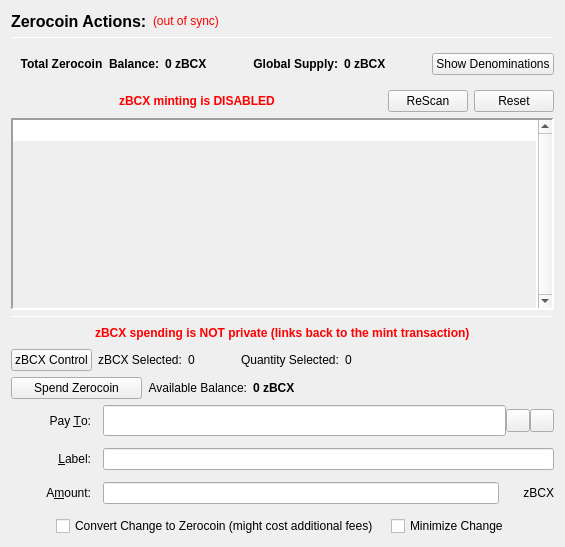
                  <widget class="QFrame" name="verticalFrameLeft">
                   <layout class="QVBoxLayout" name="verticalLayout_2">
                    <item>
                     <layout class="QVBoxLayout" name="verticalLayout_3">
                      <item>
                       <layout class="QHBoxLayout" name="horizontalLayout_3">
                        <item>
                         <widget class="QLabel" name="labelzBCXActions">
                          <property name="font">
                           <font>
                            <pointsize>12</pointsize>
                            <weight>75</weight>
                            <bold>true</bold>
                           </font>
                          </property>
                          <property name="text">
                           <string>Zerocoin Actions:</string>
                          </property>
                          <property name="alignment">
                           <set>Qt::AlignLeading|Qt::AlignLeft|Qt::AlignVCenter</set>
                          </property>
                         </widget>
                        </item>
                        <item>
                         <widget class="QLabel" name="labelzBCXSyncStatus">
                          <property name="toolTip">
                           <string>The displayed information may be out of date. Your wallet automatically synchronizes with the BitcoinFlex network after a connection is established, but this process has not completed yet.</string>
                          </property>
                          <property name="styleSheet">
                           <string notr="true">QLabel { color: red; }</string>
                          </property>
                          <property name="text">
                           <string notr="true">(out of sync)</string>
                          </property>
                          <property name="alignment">
                           <set>Qt::AlignLeading|Qt::AlignLeft|Qt::AlignVCenter</set>
                          </property>
                         </widget>
                        </item>
                        <item>
                         <spacer name="horizontalSpacer">
                          <property name="orientation">
                           <enum>Qt::Horizontal</enum>
                          </property>
                          <property name="sizeHint" stdset="0">
                           <size>
                            <width>40</width>
                            <height>20</height>
                           </size>
                          </property>
                         </spacer>
                        </item>
                       </layout>
                      </item>
                      <item>
                       <widget class="Line" name="lineUpperLeft">
                        <property name="minimumSize">
                         <size>
                          <width>0</width>
                          <height>1</height>
                         </size>
                        </property>
                        <property name="maximumSize">
                         <size>
                          <width>16777215</width>
                          <height>1</height>
                         </size>
                        </property>
                        <property name="frameShadow">
                         <enum>QFrame::Sunken</enum>
                        </property>
                        <property name="orientation">
                         <enum>Qt::Horizontal</enum>
                        </property>
                       </widget>
                      </item>
                      <item>
                       <widget class="QFrame" name="balanceSupplyFrame">
                        <layout class="QHBoxLayout" name="horizontalLayout_2" stretch="0,0,0,1,0">
                         <property name="rightMargin">
                          <number>0</number>
                         </property>
                         <item>
                          <layout class="QHBoxLayout" name="horizontalLayout_34">
                           <item>
                            <widget class="QLabel" name="labelzAvailableText_3">
                             <property name="font">
                              <font>
                               <weight>75</weight>
                               <bold>true</bold>
                              </font>
                             </property>
                             <property name="toolTip">
                              <string>Total Balance including unconfirmed and immature zBCX</string>
                             </property>
                             <property name="text">
                              <string>Total Zerocoin  Balance:</string>
                             </property>
                             <property name="alignment">
                              <set>Qt::AlignRight|Qt::AlignTrailing|Qt::AlignVCenter</set>
                             </property>
                            </widget>
                           </item>
                           <item>
                            <widget class="QLabel" name="labelzAvailableAmount_4">
                             <property name="minimumSize">
                              <size>
                               <width>40</width>
                               <height>0</height>
                              </size>
                             </property>
                             <property name="font">
                              <font>
                               <weight>75</weight>
                               <bold>true</bold>
                              </font>
                             </property>
                             <property name="toolTip">
                              <string>Total Balance including unconfirmed and immature zBCX</string>
                             </property>
                             <property name="text">
                              <string>0 zBCX</string>
                             </property>
                             <property name="alignment">
                              <set>Qt::AlignLeading|Qt::AlignLeft|Qt::AlignVCenter</set>
                             </property>
                            </widget>
                           </item>
                          </layout>
                         </item>
                         <item>
                          <spacer name="horizontalSpacer_32">
                           <property name="orientation">
                            <enum>Qt::Horizontal</enum>
                           </property>
                           <property name="sizeHint" stdset="0">
                            <size>
                             <width>40</width>
                             <height>20</height>
                            </size>
                           </property>
                          </spacer>
                         </item>
                         <item>
                          <layout class="QHBoxLayout" name="horizontalLayout_35">
                           <item>
                            <widget class="QLabel" name="labelZsupplyText_2">
                             <property name="font">
                              <font>
                               <weight>75</weight>
                               <bold>true</bold>
                              </font>
                             </property>
                             <property name="text">
                              <string>Global Supply:</string>
                             </property>
                             <property name="alignment">
                              <set>Qt::AlignRight|Qt::AlignTrailing|Qt::AlignVCenter</set>
                             </property>
                            </widget>
                           </item>
                           <item>
                            <widget class="QLabel" name="labelZsupplyAmount_2">
                             <property name="font">
                              <font>
                               <weight>75</weight>
                               <bold>true</bold>
                              </font>
                             </property>
                             <property name="text">
                              <string>0 zBCX</string>
                             </property>
                            </widget>
                           </item>
                          </layout>
                         </item>
                         <item>
                          <spacer name="horizontalSpacer_31">
                           <property name="orientation">
                            <enum>Qt::Horizontal</enum>
                           </property>
                           <property name="sizeHint" stdset="0">
                            <size>
                             <width>40</width>
                             <height>20</height>
                            </size>
                           </property>
                          </spacer>
                         </item>
                         <item>
                          <widget class="QPushButton" name="pushButtonShowDenoms">
                           <property name="toolTip">
                            <string>Show zBCX denominations list</string>
                           </property>
                           <property name="text">
                            <string>Show Denominations</string>
                           </property>
                          </widget>
                         </item>
                        </layout>
                       </widget>
                      </item>
                      <item>
                       <layout class="QHBoxLayout" name="horizontalLayout_4">
                        <item>
                         <spacer name="horizontalSpacer_2">
                          <property name="orientation">
                           <enum>Qt::Horizontal</enum>
                          </property>
                          <property name="sizeHint" stdset="0">
                           <size>
                            <width>40</width>
                            <height>20</height>
                           </size>
                          </property>
                         </spacer>
                        </item>
                        <item>
                         <widget class="QLabel" name="label">
                          <property name="styleSheet">
                           <string notr="true">color: red;
font-weight: bold;</string>
                          </property>
                          <property name="text">
                           <string>zBCX minting is DISABLED</string>
                          </property>
                         </widget>
                        </item>
                        <item>
                         <spacer name="horizontalSpacer_3">
                          <property name="orientation">
                           <enum>Qt::Horizontal</enum>
                          </property>
                          <property name="sizeHint" stdset="0">
                           <size>
                            <width>40</width>
                            <height>20</height>
                           </size>
                          </property>
                         </spacer>
                        </item>
                        <item>
                         <widget class="QPushButton" name="pushButtonMintReset">
                          <property name="maximumSize">
                           <size>
                            <width>80</width>
                            <height>16777215</height>
                           </size>
                          </property>
                          <property name="toolTip">
                           <string>Rescan the complete blockchain for  Zerocoin mints and their meta-data.</string>
                          </property>
                          <property name="text">
                           <string>ReScan</string>
                          </property>
                         </widget>
                        </item>
                        <item>
                         <widget class="QPushButton" name="pushButtonSpentReset">
                          <property name="maximumSize">
                           <size>
                            <width>80</width>
                            <height>16777215</height>
                           </size>
                          </property>
                          <property name="toolTip">
                           <string>Reset Zerocoin Wallet DB. Deletes transactions that did not make it into the blockchain.</string>
                          </property>
                          <property name="text">
                           <string>Reset</string>
                          </property>
                         </widget>
                        </item>
                       </layout>
                      </item>
                      <item>
                       <widget class="QPlainTextEdit" name="TEMintStatus">
                        <property name="font">
                         <font>
                          <pointsize>8</pointsize>
                         </font>
                        </property>
                        <property name="toolTip">
                         <string>Status and/or Mesages from the last Mint Action.</string>
                        </property>
                        <property name="frameShape">
                         <enum>QFrame::Panel</enum>
                        </property>
                        <property name="frameShadow">
                         <enum>QFrame::Sunken</enum>
                        </property>
                        <property name="lineWidth">
                         <number>2</number>
                        </property>
                        <property name="midLineWidth">
                         <number>2</number>
                        </property>
                        <property name="verticalScrollBarPolicy">
                         <enum>Qt::ScrollBarAlwaysOn</enum>
                        </property>
                        <property name="horizontalScrollBarPolicy">
                         <enum>Qt::ScrollBarAlwaysOff</enum>
                        </property>
                        <property name="readOnly">
                         <bool>true</bool>
                        </property>
                        <property name="plainText">
                         <string notr="true"/>
                        </property>
                        <property name="backgroundVisible">
                         <bool>true</bool>
                        </property>
                       </widget>
                      </item>
                      <item>
                       <widget class="Line" name="line">
                        <property name="minimumSize">
                         <size>
                          <width>0</width>
                          <height>1</height>
                         </size>
                        </property>
                        <property name="maximumSize">
                         <size>
                          <width>16777215</width>
                          <height>1</height>
                         </size>
                        </property>
                        <property name="orientation">
                         <enum>Qt::Horizontal</enum>
                        </property>
                       </widget>
                      </item>
                      <item>
                       <layout class="QHBoxLayout" name="horizontalLayout_7">
                        <item>
                         <spacer name="horizontalSpacer_18">
                          <property name="orientation">
                           <enum>Qt::Horizontal</enum>
                          </property>
                          <property name="sizeHint" stdset="0">
                           <size>
                            <width>40</width>
                            <height>20</height>
                           </size>
                          </property>
                         </spacer>
                        </item>
                        <item>
                         <widget class="QLabel" name="label_2">
                          <property name="styleSheet">
                           <string notr="true">color: red;
font-weight: bold;</string>
                          </property>
                          <property name="text">
                           <string>zBCX spending is NOT private (links back to the mint transaction)</string>
                          </property>
                         </widget>
                        </item>
                        <item>
                         <spacer name="horizontalSpacer_30">
                          <property name="orientation">
                           <enum>Qt::Horizontal</enum>
                          </property>
                          <property name="sizeHint" stdset="0">
                           <size>
                            <width>40</width>
                            <height>20</height>
                           </size>
                          </property>
                         </spacer>
                        </item>
                       </layout>
                      </item>
                      <item>
                       <layout class="QHBoxLayout" name="horizontalLayout_24">
                        <property name="leftMargin">
                         <number>0</number>
                        </property>
                        <property name="bottomMargin">
                         <number>0</number>
                        </property>
                        <item>
                         <widget class="QPushButton" name="pushButtonZPivControl">
                          <property name="text">
                           <string>zBCX Control</string>
                          </property>
                         </widget>
                        </item>
                        <item>
                         <widget class="QLabel" name="labelzPivSelected">
                          <property name="text">
                           <string>zBCX Selected:</string>
                          </property>
                         </widget>
                        </item>
                        <item>
                         <widget class="QLabel" name="labelzPivSelected_int">
                          <property name="text">
                           <string>0</string>
                          </property>
                         </widget>
                        </item>
                        <item>
                         <spacer name="horizontalSpacer_17">
                          <property name="orientation">
                           <enum>Qt::Horizontal</enum>
                          </property>
                          <property name="sizeType">
                           <enum>QSizePolicy::Fixed</enum>
                          </property>
                          <property name="sizeHint" stdset="0">
                           <size>
                            <width>40</width>
                            <height>20</height>
                           </size>
                          </property>
                         </spacer>
                        </item>
                        <item>
                         <widget class="QLabel" name="labelQuantitySelected">
                          <property name="text">
                           <string>Quantity Selected:</string>
                          </property>
                         </widget>
                        </item>
                        <item>
                         <widget class="QLabel" name="labelQuantitySelected_int">
                          <property name="text">
                           <string>0</string>
                          </property>
                         </widget>
                        </item>
                        <item>
                         <spacer name="horizontalSpacer_19">
                          <property name="orientation">
                           <enum>Qt::Horizontal</enum>
                          </property>
                          <property name="sizeHint" stdset="0">
                           <size>
                            <width>40</width>
                            <height>20</height>
                           </size>
                          </property>
                         </spacer>
                        </item>
                       </layout>
                      </item>
                      <item>
                       <layout class="QHBoxLayout" name="horizontalLayout_6">
                        <item>
                         <widget class="QPushButton" name="pushButtonSpendzBCX">
                          <property name="minimumSize">
                           <size>
                            <width>131</width>
                            <height>0</height>
                           </size>
                          </property>
                          <property name="toolTip">
                           <string>Spend Zerocoin. Without 'Pay To:' address creates payments to yourself.</string>
                          </property>
                          <property name="text">
                           <string>Spend Zerocoin</string>
                          </property>
                         </widget>
                        </item>
                        <item>
                         <widget class="QLabel" name="labelzBCXBalanceText">
                          <property name="toolTip">
                           <string>Available (mature and spendable) zBCX for spending</string>
                          </property>
                          <property name="text">
                           <string>Available Balance:</string>
                          </property>
                          <property name="alignment">
                           <set>Qt::AlignRight|Qt::AlignTrailing|Qt::AlignVCenter</set>
                          </property>
                         </widget>
                        </item>
                        <item>
                         <widget class="QLabel" name="labelzAvailableAmount_2">
                          <property name="font">
                           <font>
                            <weight>75</weight>
                            <bold>true</bold>
                           </font>
                          </property>
                          <property name="toolTip">
                           <string>Available (mature and spendable) zBCX for spending

zBCX are mature when they have more than 20 confirmations AND more than 2 mints of the same denomination after them were minted</string>
                          </property>
                          <property name="text">
                           <string>0 zBCX</string>
                          </property>
                          <property name="alignment">
                           <set>Qt::AlignLeading|Qt::AlignLeft|Qt::AlignVCenter</set>
                          </property>
                         </widget>
                        </item>
                        <item>
                         <spacer name="horizontalSpacer_4">
                          <property name="orientation">
                           <enum>Qt::Horizontal</enum>
                          </property>
                          <property name="sizeHint" stdset="0">
                           <size>
                            <width>40</width>
                            <height>20</height>
                           </size>
                          </property>
                         </spacer>
                        </item>
                       </layout>
                      </item>
                      <item>
                       <layout class="QGridLayout" name="gridLayout_7">
                        <property name="spacing">
                         <number>12</number>
                        </property>
                        <item row="0" column="0">
                         <widget class="QLabel" name="payToLabel">
                          <property name="minimumSize">
                           <size>
                            <width>80</width>
                            <height>0</height>
                           </size>
                          </property>
                          <property name="text">
                           <string>Pay &amp;To:</string>
                          </property>
                          <property name="alignment">
                           <set>Qt::AlignRight|Qt::AlignTrailing|Qt::AlignVCenter</set>
                          </property>
                          <property name="buddy">
                           <cstring>payTo</cstring>
                          </property>
                         </widget>
                        </item>
                        <item row="0" column="1">
                         <layout class="QHBoxLayout" name="payToLayout">
                          <property name="spacing">
                           <number>0</number>
                          </property>
                          <item>
                           <widget class="QValidatedLineEdit" name="payTo">
                            <property name="enabled">
                             <bool>true</bool>
                            </property>
                            <property name="minimumSize">
                             <size>
                              <width>0</width>
                              <height>31</height>
                             </size>
                            </property>
                            <property name="toolTip">
                             <string>The BitcoinFlex address to send the payment to. Creates local payment to yourself when empty.</string>
                            </property>
                           </widget>
                          </item>
                          <item>
                           <widget class="QToolButton" name="addressBookButton">
                            <property name="toolTip">
                             <string>Choose previously used address</string>
                            </property>
                            <property name="text">
                             <string/>
                            </property>
                            <property name="icon">
                             <iconset resource="../bitcoinflex.qrc">
                              <normaloff>:/icons/address-book</normaloff>:/icons/address-book</iconset>
                            </property>
                            <property name="shortcut">
                             <string>Alt+A</string>
                            </property>
                           </widget>
                          </item>
                          <item>
                           <widget class="QToolButton" name="pasteButton">
                            <property name="toolTip">
                             <string>Paste address from clipboard</string>
                            </property>
                            <property name="text">
                             <string/>
                            </property>
                            <property name="icon">
                             <iconset resource="../bitcoinflex.qrc">
                              <normaloff>:/icons/editpaste</normaloff>:/icons/editpaste</iconset>
                            </property>
                            <property name="shortcut">
                             <string>Alt+P</string>
                            </property>
                           </widget>
                          </item>
                         </layout>
                        </item>
                        <item row="1" column="0">
                         <widget class="QLabel" name="labelLabel">
                          <property name="minimumSize">
                           <size>
                            <width>80</width>
                            <height>0</height>
                           </size>
                          </property>
                          <property name="text">
                           <string>&amp;Label:</string>
                          </property>
                          <property name="alignment">
                           <set>Qt::AlignRight|Qt::AlignTrailing|Qt::AlignVCenter</set>
                          </property>
                          <property name="buddy">
                           <cstring>addAsLabel</cstring>
                          </property>
                         </widget>
                        </item>
                        <item row="1" column="1">
                         <widget class="QLineEdit" name="addAsLabel">
                          <property name="toolTip">
                           <string>Enter a label for this address to add it to the list of used addresses</string>
                          </property>
                         </widget>
                        </item>
                        <item row="2" column="0">
                         <widget class="QLabel" name="amountLabel">
                          <property name="minimumSize">
                           <size>
                            <width>80</width>
                            <height>0</height>
                           </size>
                          </property>
                          <property name="text">
                           <string>A&amp;mount:</string>
                          </property>
                          <property name="alignment">
                           <set>Qt::AlignRight|Qt::AlignTrailing|Qt::AlignVCenter</set>
                          </property>
                          <property name="buddy">
                           <cstring>zBCXpayAmount</cstring>
                          </property>
                         </widget>
                        </item>
                        <item row="2" column="1">
                         <layout class="QHBoxLayout" name="horizontalLayout_9">
                          <property name="spacing">
                           <number>0</number>
                          </property>
                          <item>
                           <widget class="QLineEdit" name="zBCXpayAmount"/>
                          </item>
                          <item>
                           <widget class="QLabel" name="labelzBCX">
                            <property name="minimumSize">
                             <size>
                              <width>55</width>
                              <height>0</height>
                             </size>
                            </property>
                            <property name="text">
                             <string>zBCX</string>
                            </property>
                            <property name="alignment">
                             <set>Qt::AlignRight|Qt::AlignTrailing|Qt::AlignVCenter</set>
                            </property>
                           </widget>
                          </item>
                         </layout>
                        </item>
                        <item row="3" column="0" colspan="2">
                         <layout class="QHBoxLayout" name="horizontalLayout_10">
                          <item>
                           <spacer name="horizontalSpacer_5">
                            <property name="orientation">
                             <enum>Qt::Horizontal</enum>
                            </property>
                            <property name="sizeHint" stdset="0">
                             <size>
                              <width>40</width>
                              <height>20</height>
                             </size>
                            </property>
                           </spacer>
                          </item>
                          <item>
                           <widget class="QCheckBox" name="checkBoxMintChange">
                            <property name="sizePolicy">
                             <sizepolicy hsizetype="MinimumExpanding" vsizetype="Fixed">
                              <horstretch>0</horstretch>
                              <verstretch>0</verstretch>
                             </sizepolicy>
                            </property>
                            <property name="layoutDirection">
                             <enum>Qt::LeftToRight</enum>
                            </property>
                            <property name="text">
                             <string>Convert Change to Zerocoin (might cost additional fees)</string>
                            </property>
                           </widget>
                          </item>
                          <item>
                           <widget class="QCheckBox" name="checkBoxMinimizeChange">
                            <property name="toolTip">
                             <string>If checked, the wallet tries to minimize the returning change instead of minimizing the number of spent denominations.</string>
                            </property>
                            <property name="text">
                             <string>Minimize Change</string>
                            </property>
                           </widget>
                          </item>
                          <item>
                           <spacer name="horizontalSpacer_6">
                            <property name="orientation">
                             <enum>Qt::Horizontal</enum>
                            </property>
                            <property name="sizeHint" stdset="0">
                             <size>
                              <width>40</width>
                              <height>20</height>
                             </size>
                            </property>
                           </spacer>
                          </item>
                         </layout>
                        </item>
                       </layout>
                      </item>
                     </layout>
                    </item>
                   </layout>
                  </widget>
